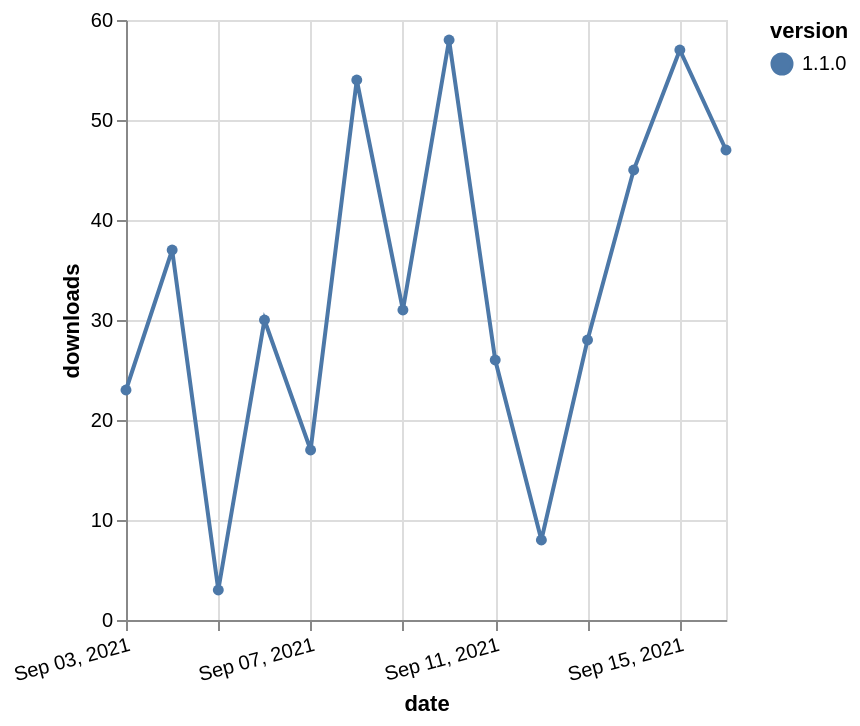

Express this chart as Vega-Lite.
### Vega-Lite specification from a JSON file in a GitHub repository (floating-point values rounded to 4 significant figures)
{"$schema": "https://vega.github.io/schema/vega-lite/v5.json", "description": "A simple bar chart with embedded data.", "data": {"values": [{"date": "2021-09-03", "total": 6056, "delta": 23, "version": "1.1.0"}, {"date": "2021-09-04", "total": 6093, "delta": 37, "version": "1.1.0"}, {"date": "2021-09-05", "total": 6096, "delta": 3, "version": "1.1.0"}, {"date": "2021-09-06", "total": 6126, "delta": 30, "version": "1.1.0"}, {"date": "2021-09-07", "total": 6143, "delta": 17, "version": "1.1.0"}, {"date": "2021-09-08", "total": 6197, "delta": 54, "version": "1.1.0"}, {"date": "2021-09-09", "total": 6228, "delta": 31, "version": "1.1.0"}, {"date": "2021-09-10", "total": 6286, "delta": 58, "version": "1.1.0"}, {"date": "2021-09-11", "total": 6312, "delta": 26, "version": "1.1.0"}, {"date": "2021-09-12", "total": 6320, "delta": 8, "version": "1.1.0"}, {"date": "2021-09-13", "total": 6348, "delta": 28, "version": "1.1.0"}, {"date": "2021-09-14", "total": 6393, "delta": 45, "version": "1.1.0"}, {"date": "2021-09-15", "total": 6450, "delta": 57, "version": "1.1.0"}, {"date": "2021-09-16", "total": 6497, "delta": 47, "version": "1.1.0"}]}, "width": "container", "mark": {"type": "line", "point": {"filled": true}}, "encoding": {"x": {"field": "date", "type": "temporal", "timeUnit": "yearmonthdate", "title": "date", "axis": {"labelAngle": -15}}, "y": {"field": "delta", "type": "quantitative", "title": "downloads"}, "color": {"field": "version", "type": "nominal"}, "tooltip": {"field": "delta"}}}
